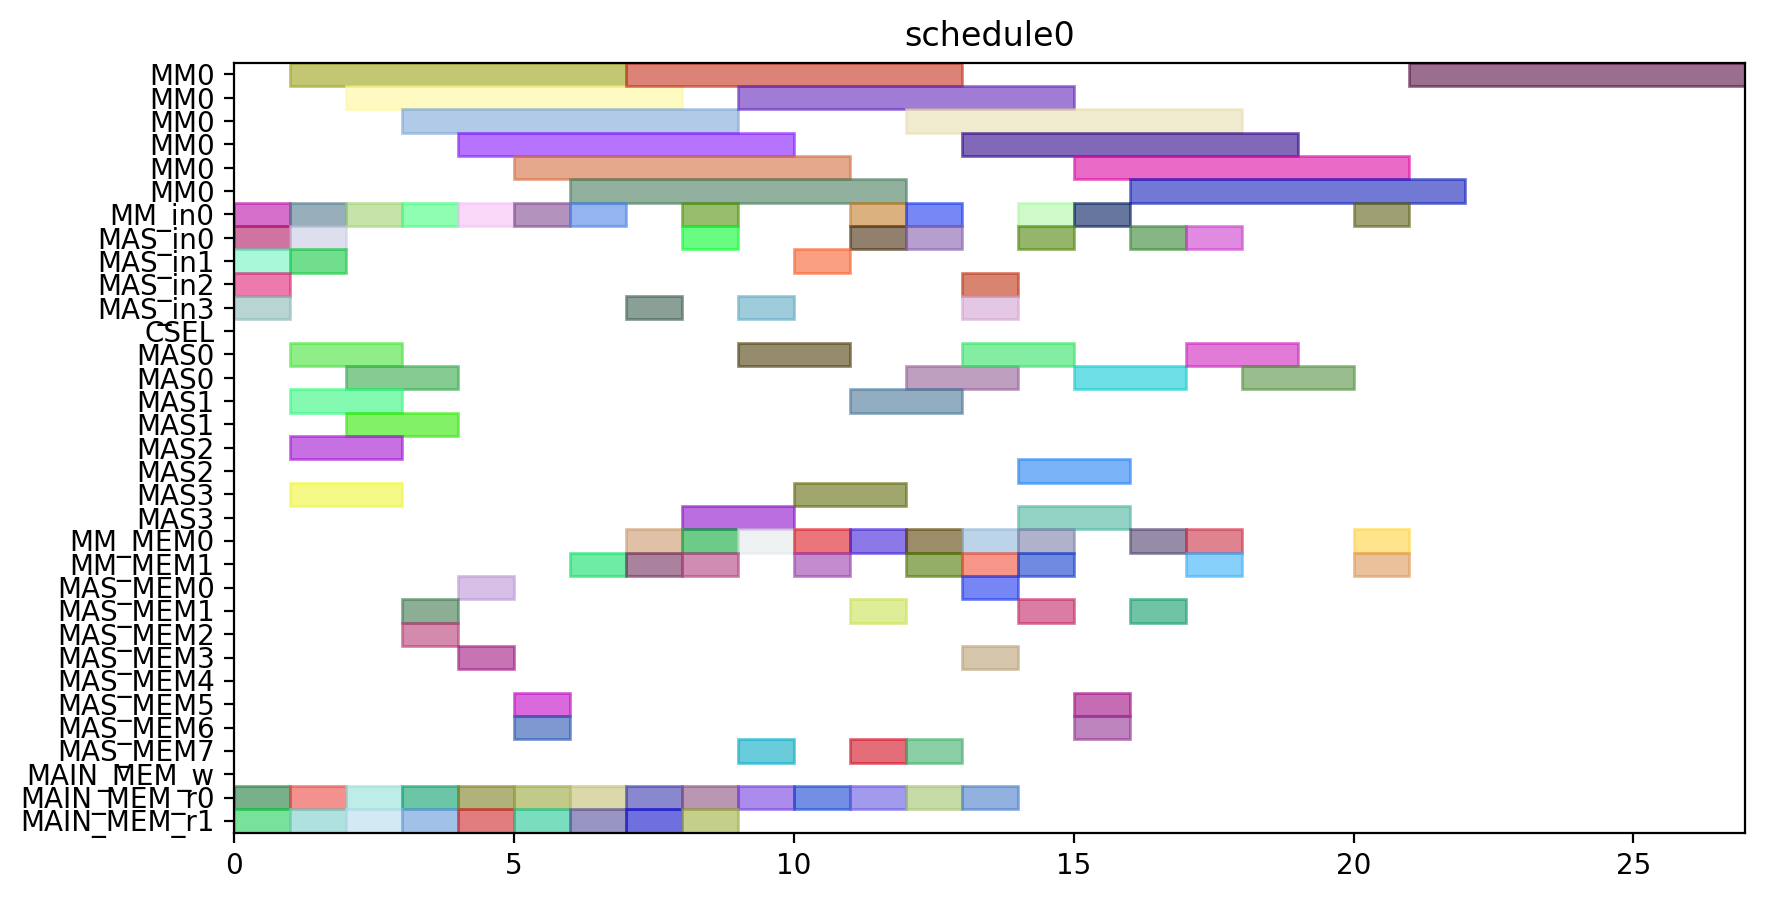

Write the Python code that produced this figure.
from pyschedule import Scenario, solvers, plotters, alt


def solve():
	horizon = 90
	S = Scenario("schedule0", horizon=horizon)

	# resource
	MM = S.Resources('MM', num=1, size=6)
	MM_in = S.Resources('MM_in', num=1)
	MAS_in = S.Resources('MAS_in', num=4)
	CSEL = S.Resource('CSEL')
	MAS = S.Resources('MAS', num=4, size=2, periods=range(1, horizon))
	MM_MEM = S.Resources('MM_MEM', num=2)
	MAS_MEM = S.Resources('MAS_MEM', num=8)
	MAIN_MEM_w = S.Resource('MAIN_MEM_w', size=1)
	MAIN_MEM_r = S.Resources('MAIN_MEM_r', num=2)

	# result of previous scheduling

	# new tasks
	t0 = S.Task('t0', length=6, delay_cost=1)
	t0 += alt(MM)
	t0_in = S.Task('t0_in', length=1, delay_cost=1)
	t0_in += alt(MM_in)
	S += t0_in*MM_in[0]<=t0*MM[0]

	t0_mem0 = S.Task('t0_mem0', length=1, delay_cost=1)
	t0_mem0 += MAIN_MEM_r[0]
	t0_mem1 = S.Task('t0_mem1', length=1, delay_cost=1)
	t0_mem1 += MAIN_MEM_r[1]
	t1 = S.Task('t1', length=6, delay_cost=1)
	t1 += alt(MM)
	t1_in = S.Task('t1_in', length=1, delay_cost=1)
	t1_in += alt(MM_in)
	S += t1_in*MM_in[0]<=t1*MM[0]

	t1_mem0 = S.Task('t1_mem0', length=1, delay_cost=1)
	t1_mem0 += MAIN_MEM_r[0]
	t1_mem1 = S.Task('t1_mem1', length=1, delay_cost=1)
	t1_mem1 += MAIN_MEM_r[1]
	t2 = S.Task('t2', length=6, delay_cost=1)
	t2 += alt(MM)
	t2_in = S.Task('t2_in', length=1, delay_cost=1)
	t2_in += alt(MM_in)
	S += t2_in*MM_in[0]<=t2*MM[0]

	t2_mem0 = S.Task('t2_mem0', length=1, delay_cost=1)
	t2_mem0 += MAIN_MEM_r[0]
	t2_mem1 = S.Task('t2_mem1', length=1, delay_cost=1)
	t2_mem1 += MAIN_MEM_r[1]
	t3 = S.Task('t3', length=2, delay_cost=1)
	t3 += alt(MAS)
	t3_in = S.Task('t3_in', length=1, delay_cost=1)
	t3_in += alt(MAS_in)
	S += t3_in*MAS_in[0]<=t3*MAS[0]

	S += t3_in*MAS_in[1]<=t3*MAS[1]

	S += t3_in*MAS_in[2]<=t3*MAS[2]

	S += t3_in*MAS_in[3]<=t3*MAS[3]

	t3_mem0 = S.Task('t3_mem0', length=1, delay_cost=1)
	t3_mem0 += MAIN_MEM_r[0]
	t3_mem1 = S.Task('t3_mem1', length=1, delay_cost=1)
	t3_mem1 += MAIN_MEM_r[1]
	t4 = S.Task('t4', length=2, delay_cost=1)
	t4 += alt(MAS)
	t4_in = S.Task('t4_in', length=1, delay_cost=1)
	t4_in += alt(MAS_in)
	S += t4_in*MAS_in[0]<=t4*MAS[0]

	S += t4_in*MAS_in[1]<=t4*MAS[1]

	S += t4_in*MAS_in[2]<=t4*MAS[2]

	S += t4_in*MAS_in[3]<=t4*MAS[3]

	t4_mem0 = S.Task('t4_mem0', length=1, delay_cost=1)
	t4_mem0 += MAIN_MEM_r[0]
	t4_mem1 = S.Task('t4_mem1', length=1, delay_cost=1)
	t4_mem1 += MAIN_MEM_r[1]
	t8 = S.Task('t8', length=2, delay_cost=1)
	t8 += alt(MAS)
	t8_in = S.Task('t8_in', length=1, delay_cost=1)
	t8_in += alt(MAS_in)
	S += t8_in*MAS_in[0]<=t8*MAS[0]

	S += t8_in*MAS_in[1]<=t8*MAS[1]

	S += t8_in*MAS_in[2]<=t8*MAS[2]

	S += t8_in*MAS_in[3]<=t8*MAS[3]

	t8_mem0 = S.Task('t8_mem0', length=1, delay_cost=1)
	t8_mem0 += MAIN_MEM_r[0]
	t8_mem1 = S.Task('t8_mem1', length=1, delay_cost=1)
	t8_mem1 += MAIN_MEM_r[1]
	t9 = S.Task('t9', length=2, delay_cost=1)
	t9 += alt(MAS)
	t9_in = S.Task('t9_in', length=1, delay_cost=1)
	t9_in += alt(MAS_in)
	S += t9_in*MAS_in[0]<=t9*MAS[0]

	S += t9_in*MAS_in[1]<=t9*MAS[1]

	S += t9_in*MAS_in[2]<=t9*MAS[2]

	S += t9_in*MAS_in[3]<=t9*MAS[3]

	t9_mem0 = S.Task('t9_mem0', length=1, delay_cost=1)
	t9_mem0 += MAIN_MEM_r[0]
	t9_mem1 = S.Task('t9_mem1', length=1, delay_cost=1)
	t9_mem1 += MAIN_MEM_r[1]
	t13 = S.Task('t13', length=2, delay_cost=1)
	t13 += alt(MAS)
	t13_in = S.Task('t13_in', length=1, delay_cost=1)
	t13_in += alt(MAS_in)
	S += t13_in*MAS_in[0]<=t13*MAS[0]

	S += t13_in*MAS_in[1]<=t13*MAS[1]

	S += t13_in*MAS_in[2]<=t13*MAS[2]

	S += t13_in*MAS_in[3]<=t13*MAS[3]

	t13_mem0 = S.Task('t13_mem0', length=1, delay_cost=1)
	t13_mem0 += MAIN_MEM_r[0]
	t13_mem1 = S.Task('t13_mem1', length=1, delay_cost=1)
	t13_mem1 += MAIN_MEM_r[1]
	t14 = S.Task('t14', length=2, delay_cost=1)
	t14 += alt(MAS)
	t14_in = S.Task('t14_in', length=1, delay_cost=1)
	t14_in += alt(MAS_in)
	S += t14_in*MAS_in[0]<=t14*MAS[0]

	S += t14_in*MAS_in[1]<=t14*MAS[1]

	S += t14_in*MAS_in[2]<=t14*MAS[2]

	S += t14_in*MAS_in[3]<=t14*MAS[3]

	t14_mem0 = S.Task('t14_mem0', length=1, delay_cost=1)
	t14_mem0 += MAIN_MEM_r[0]
	t14_mem1 = S.Task('t14_mem1', length=1, delay_cost=1)
	t14_mem1 += MAIN_MEM_r[1]
	t5 = S.Task('t5', length=6, delay_cost=1)
	t5 += alt(MM)
	t5_in = S.Task('t5_in', length=1, delay_cost=1)
	t5_in += alt(MM_in)
	S += t5_in*MM_in[0]<=t5*MM[0]

	t5_mem0 = S.Task('t5_mem0', length=1, delay_cost=1)
	t5_mem0 += alt(MAS_MEM)
	S += (t3*MAS[0])-1 < t5_mem0*MAS_MEM[0]
	S += (t3*MAS[1])-1 < t5_mem0*MAS_MEM[2]
	S += (t3*MAS[2])-1 < t5_mem0*MAS_MEM[4]
	S += (t3*MAS[3])-1 < t5_mem0*MAS_MEM[6]
	S += t5_mem0 <= t5

	t5_mem1 = S.Task('t5_mem1', length=1, delay_cost=1)
	t5_mem1 += alt(MAS_MEM)
	S += (t4*MAS[0])-1 < t5_mem1*MAS_MEM[1]
	S += (t4*MAS[1])-1 < t5_mem1*MAS_MEM[3]
	S += (t4*MAS[2])-1 < t5_mem1*MAS_MEM[5]
	S += (t4*MAS[3])-1 < t5_mem1*MAS_MEM[7]
	S += t5_mem1 <= t5

	t6 = S.Task('t6', length=2, delay_cost=1)
	t6 += alt(MAS)
	t6_in = S.Task('t6_in', length=1, delay_cost=1)
	t6_in += alt(MAS_in)
	S += t6_in*MAS_in[0]<=t6*MAS[0]

	S += t6_in*MAS_in[1]<=t6*MAS[1]

	S += t6_in*MAS_in[2]<=t6*MAS[2]

	S += t6_in*MAS_in[3]<=t6*MAS[3]

	t6_mem0 = S.Task('t6_mem0', length=1, delay_cost=1)
	t6_mem0 += alt(MM_MEM)
	S += (t0*MM[0])-1 < t6_mem0*MM_MEM[0]
	S += t6_mem0 <= t6

	t6_mem1 = S.Task('t6_mem1', length=1, delay_cost=1)
	t6_mem1 += alt(MM_MEM)
	S += (t1*MM[0])-1 < t6_mem1*MM_MEM[1]
	S += t6_mem1 <= t6

	t10 = S.Task('t10', length=6, delay_cost=1)
	t10 += alt(MM)
	t10_in = S.Task('t10_in', length=1, delay_cost=1)
	t10_in += alt(MM_in)
	S += t10_in*MM_in[0]<=t10*MM[0]

	t10_mem0 = S.Task('t10_mem0', length=1, delay_cost=1)
	t10_mem0 += alt(MAS_MEM)
	S += (t8*MAS[0])-1 < t10_mem0*MAS_MEM[0]
	S += (t8*MAS[1])-1 < t10_mem0*MAS_MEM[2]
	S += (t8*MAS[2])-1 < t10_mem0*MAS_MEM[4]
	S += (t8*MAS[3])-1 < t10_mem0*MAS_MEM[6]
	S += t10_mem0 <= t10

	t10_mem1 = S.Task('t10_mem1', length=1, delay_cost=1)
	t10_mem1 += alt(MAS_MEM)
	S += (t9*MAS[0])-1 < t10_mem1*MAS_MEM[1]
	S += (t9*MAS[1])-1 < t10_mem1*MAS_MEM[3]
	S += (t9*MAS[2])-1 < t10_mem1*MAS_MEM[5]
	S += (t9*MAS[3])-1 < t10_mem1*MAS_MEM[7]
	S += t10_mem1 <= t10

	t11 = S.Task('t11', length=2, delay_cost=1)
	t11 += alt(MAS)
	t11_in = S.Task('t11_in', length=1, delay_cost=1)
	t11_in += alt(MAS_in)
	S += t11_in*MAS_in[0]<=t11*MAS[0]

	S += t11_in*MAS_in[1]<=t11*MAS[1]

	S += t11_in*MAS_in[2]<=t11*MAS[2]

	S += t11_in*MAS_in[3]<=t11*MAS[3]

	t11_mem0 = S.Task('t11_mem0', length=1, delay_cost=1)
	t11_mem0 += alt(MM_MEM)
	S += (t1*MM[0])-1 < t11_mem0*MM_MEM[0]
	S += t11_mem0 <= t11

	t11_mem1 = S.Task('t11_mem1', length=1, delay_cost=1)
	t11_mem1 += alt(MM_MEM)
	S += (t2*MM[0])-1 < t11_mem1*MM_MEM[1]
	S += t11_mem1 <= t11

	t15 = S.Task('t15', length=6, delay_cost=1)
	t15 += alt(MM)
	t15_in = S.Task('t15_in', length=1, delay_cost=1)
	t15_in += alt(MM_in)
	S += t15_in*MM_in[0]<=t15*MM[0]

	t15_mem0 = S.Task('t15_mem0', length=1, delay_cost=1)
	t15_mem0 += alt(MAS_MEM)
	S += (t13*MAS[0])-1 < t15_mem0*MAS_MEM[0]
	S += (t13*MAS[1])-1 < t15_mem0*MAS_MEM[2]
	S += (t13*MAS[2])-1 < t15_mem0*MAS_MEM[4]
	S += (t13*MAS[3])-1 < t15_mem0*MAS_MEM[6]
	S += t15_mem0 <= t15

	t15_mem1 = S.Task('t15_mem1', length=1, delay_cost=1)
	t15_mem1 += alt(MAS_MEM)
	S += (t14*MAS[0])-1 < t15_mem1*MAS_MEM[1]
	S += (t14*MAS[1])-1 < t15_mem1*MAS_MEM[3]
	S += (t14*MAS[2])-1 < t15_mem1*MAS_MEM[5]
	S += (t14*MAS[3])-1 < t15_mem1*MAS_MEM[7]
	S += t15_mem1 <= t15

	t16 = S.Task('t16', length=2, delay_cost=1)
	t16 += alt(MAS)
	t16_in = S.Task('t16_in', length=1, delay_cost=1)
	t16_in += alt(MAS_in)
	S += t16_in*MAS_in[0]<=t16*MAS[0]

	S += t16_in*MAS_in[1]<=t16*MAS[1]

	S += t16_in*MAS_in[2]<=t16*MAS[2]

	S += t16_in*MAS_in[3]<=t16*MAS[3]

	t16_mem0 = S.Task('t16_mem0', length=1, delay_cost=1)
	t16_mem0 += alt(MM_MEM)
	S += (t0*MM[0])-1 < t16_mem0*MM_MEM[0]
	S += t16_mem0 <= t16

	t16_mem1 = S.Task('t16_mem1', length=1, delay_cost=1)
	t16_mem1 += alt(MM_MEM)
	S += (t2*MM[0])-1 < t16_mem1*MM_MEM[1]
	S += t16_mem1 <= t16

	t19 = S.Task('t19', length=6, delay_cost=1)
	t19 += alt(MM)
	t19_in = S.Task('t19_in', length=1, delay_cost=1)
	t19_in += alt(MM_in)
	S += t19_in*MM_in[0]<=t19*MM[0]

	t19_mem0 = S.Task('t19_mem0', length=1, delay_cost=1)
	t19_mem0 += MAIN_MEM_r[0]
	t19_mem1 = S.Task('t19_mem1', length=1, delay_cost=1)
	t19_mem1 += alt(MM_MEM)
	S += (t2*MM[0])-1 < t19_mem1*MM_MEM[1]
	S += t19_mem1 <= t19

	t24 = S.Task('t24', length=2, delay_cost=1)
	t24 += alt(MAS)
	t24_in = S.Task('t24_in', length=1, delay_cost=1)
	t24_in += alt(MAS_in)
	S += t24_in*MAS_in[0]<=t24*MAS[0]

	S += t24_in*MAS_in[1]<=t24*MAS[1]

	S += t24_in*MAS_in[2]<=t24*MAS[2]

	S += t24_in*MAS_in[3]<=t24*MAS[3]

	t24_mem0 = S.Task('t24_mem0', length=1, delay_cost=1)
	t24_mem0 += alt(MM_MEM)
	S += (t0*MM[0])-1 < t24_mem0*MM_MEM[0]
	S += t24_mem0 <= t24

	t26 = S.Task('t26', length=6, delay_cost=1)
	t26 += alt(MM)
	t26_in = S.Task('t26_in', length=1, delay_cost=1)
	t26_in += alt(MM_in)
	S += t26_in*MM_in[0]<=t26*MM[0]

	t26_mem0 = S.Task('t26_mem0', length=1, delay_cost=1)
	t26_mem0 += MAIN_MEM_r[0]
	t26_mem1 = S.Task('t26_mem1', length=1, delay_cost=1)
	t26_mem1 += alt(MM_MEM)
	S += (t2*MM[0])-1 < t26_mem1*MM_MEM[1]
	S += t26_mem1 <= t26

	t7 = S.Task('t7', length=2, delay_cost=1)
	t7 += alt(MAS)
	t7_in = S.Task('t7_in', length=1, delay_cost=1)
	t7_in += alt(MAS_in)
	S += t7_in*MAS_in[0]<=t7*MAS[0]

	S += t7_in*MAS_in[1]<=t7*MAS[1]

	S += t7_in*MAS_in[2]<=t7*MAS[2]

	S += t7_in*MAS_in[3]<=t7*MAS[3]

	t7_mem0 = S.Task('t7_mem0', length=1, delay_cost=1)
	t7_mem0 += alt(MM_MEM)
	S += (t5*MM[0])-1 < t7_mem0*MM_MEM[0]
	S += t7_mem0 <= t7

	t7_mem1 = S.Task('t7_mem1', length=1, delay_cost=1)
	t7_mem1 += alt(MAS_MEM)
	S += (t6*MAS[0])-1 < t7_mem1*MAS_MEM[1]
	S += (t6*MAS[1])-1 < t7_mem1*MAS_MEM[3]
	S += (t6*MAS[2])-1 < t7_mem1*MAS_MEM[5]
	S += (t6*MAS[3])-1 < t7_mem1*MAS_MEM[7]
	S += t7_mem1 <= t7

	t12 = S.Task('t12', length=2, delay_cost=1)
	t12 += alt(MAS)
	t12_in = S.Task('t12_in', length=1, delay_cost=1)
	t12_in += alt(MAS_in)
	S += t12_in*MAS_in[0]<=t12*MAS[0]

	S += t12_in*MAS_in[1]<=t12*MAS[1]

	S += t12_in*MAS_in[2]<=t12*MAS[2]

	S += t12_in*MAS_in[3]<=t12*MAS[3]

	t12_mem0 = S.Task('t12_mem0', length=1, delay_cost=1)
	t12_mem0 += alt(MM_MEM)
	S += (t10*MM[0])-1 < t12_mem0*MM_MEM[0]
	S += t12_mem0 <= t12

	t12_mem1 = S.Task('t12_mem1', length=1, delay_cost=1)
	t12_mem1 += alt(MAS_MEM)
	S += (t11*MAS[0])-1 < t12_mem1*MAS_MEM[1]
	S += (t11*MAS[1])-1 < t12_mem1*MAS_MEM[3]
	S += (t11*MAS[2])-1 < t12_mem1*MAS_MEM[5]
	S += (t11*MAS[3])-1 < t12_mem1*MAS_MEM[7]
	S += t12_mem1 <= t12

	t17 = S.Task('t17', length=2, delay_cost=1)
	t17 += alt(MAS)
	t17_in = S.Task('t17_in', length=1, delay_cost=1)
	t17_in += alt(MAS_in)
	S += t17_in*MAS_in[0]<=t17*MAS[0]

	S += t17_in*MAS_in[1]<=t17*MAS[1]

	S += t17_in*MAS_in[2]<=t17*MAS[2]

	S += t17_in*MAS_in[3]<=t17*MAS[3]

	t17_mem0 = S.Task('t17_mem0', length=1, delay_cost=1)
	t17_mem0 += alt(MM_MEM)
	S += (t15*MM[0])-1 < t17_mem0*MM_MEM[0]
	S += t17_mem0 <= t17

	t17_mem1 = S.Task('t17_mem1', length=1, delay_cost=1)
	t17_mem1 += alt(MAS_MEM)
	S += (t16*MAS[0])-1 < t17_mem1*MAS_MEM[1]
	S += (t16*MAS[1])-1 < t17_mem1*MAS_MEM[3]
	S += (t16*MAS[2])-1 < t17_mem1*MAS_MEM[5]
	S += (t16*MAS[3])-1 < t17_mem1*MAS_MEM[7]
	S += t17_mem1 <= t17

	t25 = S.Task('t25', length=2, delay_cost=1)
	t25 += alt(MAS)
	t25_in = S.Task('t25_in', length=1, delay_cost=1)
	t25_in += alt(MAS_in)
	S += t25_in*MAS_in[0]<=t25*MAS[0]

	S += t25_in*MAS_in[1]<=t25*MAS[1]

	S += t25_in*MAS_in[2]<=t25*MAS[2]

	S += t25_in*MAS_in[3]<=t25*MAS[3]

	t25_mem0 = S.Task('t25_mem0', length=1, delay_cost=1)
	t25_mem0 += alt(MM_MEM)
	S += (t0*MM[0])-1 < t25_mem0*MM_MEM[0]
	S += t25_mem0 <= t25

	t25_mem1 = S.Task('t25_mem1', length=1, delay_cost=1)
	t25_mem1 += alt(MAS_MEM)
	S += (t24*MAS[0])-1 < t25_mem1*MAS_MEM[1]
	S += (t24*MAS[1])-1 < t25_mem1*MAS_MEM[3]
	S += (t24*MAS[2])-1 < t25_mem1*MAS_MEM[5]
	S += (t24*MAS[3])-1 < t25_mem1*MAS_MEM[7]
	S += t25_mem1 <= t25

	t29 = S.Task('t29', length=2, delay_cost=1)
	t29 += alt(MAS)
	t29_in = S.Task('t29_in', length=1, delay_cost=1)
	t29_in += alt(MAS_in)
	S += t29_in*MAS_in[0]<=t29*MAS[0]

	S += t29_in*MAS_in[1]<=t29*MAS[1]

	S += t29_in*MAS_in[2]<=t29*MAS[2]

	S += t29_in*MAS_in[3]<=t29*MAS[3]

	t29_mem0 = S.Task('t29_mem0', length=1, delay_cost=1)
	t29_mem0 += alt(MM_MEM)
	S += (t0*MM[0])-1 < t29_mem0*MM_MEM[0]
	S += t29_mem0 <= t29

	t29_mem1 = S.Task('t29_mem1', length=1, delay_cost=1)
	t29_mem1 += alt(MM_MEM)
	S += (t26*MM[0])-1 < t29_mem1*MM_MEM[1]
	S += t29_mem1 <= t29

	t18 = S.Task('t18', length=6, delay_cost=1)
	t18 += alt(MM)
	t18_in = S.Task('t18_in', length=1, delay_cost=1)
	t18_in += alt(MM_in)
	S += t18_in*MM_in[0]<=t18*MM[0]

	t18_mem0 = S.Task('t18_mem0', length=1, delay_cost=1)
	t18_mem0 += MAIN_MEM_r[0]
	t18_mem1 = S.Task('t18_mem1', length=1, delay_cost=1)
	t18_mem1 += alt(MAS_MEM)
	S += (t12*MAS[0])-1 < t18_mem1*MAS_MEM[1]
	S += (t12*MAS[1])-1 < t18_mem1*MAS_MEM[3]
	S += (t12*MAS[2])-1 < t18_mem1*MAS_MEM[5]
	S += (t12*MAS[3])-1 < t18_mem1*MAS_MEM[7]
	S += t18_mem1 <= t18

	t27 = S.Task('t27', length=6, delay_cost=1)
	t27 += alt(MM)
	t27_in = S.Task('t27_in', length=1, delay_cost=1)
	t27_in += alt(MM_in)
	S += t27_in*MM_in[0]<=t27*MM[0]

	t27_mem0 = S.Task('t27_mem0', length=1, delay_cost=1)
	t27_mem0 += MAIN_MEM_r[0]
	t27_mem1 = S.Task('t27_mem1', length=1, delay_cost=1)
	t27_mem1 += alt(MAS_MEM)
	S += (t12*MAS[0])-1 < t27_mem1*MAS_MEM[1]
	S += (t12*MAS[1])-1 < t27_mem1*MAS_MEM[3]
	S += (t12*MAS[2])-1 < t27_mem1*MAS_MEM[5]
	S += (t12*MAS[3])-1 < t27_mem1*MAS_MEM[7]
	S += t27_mem1 <= t27

	t28 = S.Task('t28', length=2, delay_cost=1)
	t28 += alt(MAS)
	t28_in = S.Task('t28_in', length=1, delay_cost=1)
	t28_in += alt(MAS_in)
	S += t28_in*MAS_in[0]<=t28*MAS[0]

	S += t28_in*MAS_in[1]<=t28*MAS[1]

	S += t28_in*MAS_in[2]<=t28*MAS[2]

	S += t28_in*MAS_in[3]<=t28*MAS[3]

	t28_mem0 = S.Task('t28_mem0', length=1, delay_cost=1)
	t28_mem0 += alt(MAS_MEM)
	S += (t25*MAS[0])-1 < t28_mem0*MAS_MEM[0]
	S += (t25*MAS[1])-1 < t28_mem0*MAS_MEM[2]
	S += (t25*MAS[2])-1 < t28_mem0*MAS_MEM[4]
	S += (t25*MAS[3])-1 < t28_mem0*MAS_MEM[6]
	S += t28_mem0 <= t28

	t28_mem1 = S.Task('t28_mem1', length=1, delay_cost=1)
	t28_mem1 += alt(MM_MEM)
	S += (t26*MM[0])-1 < t28_mem1*MM_MEM[1]
	S += t28_mem1 <= t28

	t30 = S.Task('t30', length=6, delay_cost=1)
	t30 += alt(MM)
	t30_in = S.Task('t30_in', length=1, delay_cost=1)
	t30_in += alt(MM_in)
	S += t30_in*MM_in[0]<=t30*MM[0]

	t30_mem0 = S.Task('t30_mem0', length=1, delay_cost=1)
	t30_mem0 += MAIN_MEM_r[0]
	t30_mem1 = S.Task('t30_mem1', length=1, delay_cost=1)
	t30_mem1 += alt(MAS_MEM)
	S += (t29*MAS[0])-1 < t30_mem1*MAS_MEM[1]
	S += (t29*MAS[1])-1 < t30_mem1*MAS_MEM[3]
	S += (t29*MAS[2])-1 < t30_mem1*MAS_MEM[5]
	S += (t29*MAS[3])-1 < t30_mem1*MAS_MEM[7]
	S += t30_mem1 <= t30

	t20 = S.Task('t20', length=2, delay_cost=1)
	t20 += alt(MAS)
	t20_in = S.Task('t20_in', length=1, delay_cost=1)
	t20_in += alt(MAS_in)
	S += t20_in*MAS_in[0]<=t20*MAS[0]

	S += t20_in*MAS_in[1]<=t20*MAS[1]

	S += t20_in*MAS_in[2]<=t20*MAS[2]

	S += t20_in*MAS_in[3]<=t20*MAS[3]

	t20_mem0 = S.Task('t20_mem0', length=1, delay_cost=1)
	t20_mem0 += alt(MM_MEM)
	S += (t19*MM[0])-1 < t20_mem0*MM_MEM[0]
	S += t20_mem0 <= t20

	t20_mem1 = S.Task('t20_mem1', length=1, delay_cost=1)
	t20_mem1 += alt(MM_MEM)
	S += (t18*MM[0])-1 < t20_mem1*MM_MEM[1]
	S += t20_mem1 <= t20

	t31 = S.Task('t31', length=6, delay_cost=1)
	t31 += alt(MM)
	t31_in = S.Task('t31_in', length=1, delay_cost=1)
	t31_in += alt(MM_in)
	S += t31_in*MM_in[0]<=t31*MM[0]

	t31_mem0 = S.Task('t31_mem0', length=1, delay_cost=1)
	t31_mem0 += alt(MM_MEM)
	S += (t27*MM[0])-1 < t31_mem0*MM_MEM[0]
	S += t31_mem0 <= t31

	t31_mem1 = S.Task('t31_mem1', length=1, delay_cost=1)
	t31_mem1 += alt(MM_MEM)
	S += (t30*MM[0])-1 < t31_mem1*MM_MEM[1]
	S += t31_mem1 <= t31

	t35 = S.Task('t35', length=6, delay_cost=1)
	t35 += alt(MM)
	t35_in = S.Task('t35_in', length=1, delay_cost=1)
	t35_in += alt(MM_in)
	S += t35_in*MM_in[0]<=t35*MM[0]

	t35_mem0 = S.Task('t35_mem0', length=1, delay_cost=1)
	t35_mem0 += alt(MAS_MEM)
	S += (t7*MAS[0])-1 < t35_mem0*MAS_MEM[0]
	S += (t7*MAS[1])-1 < t35_mem0*MAS_MEM[2]
	S += (t7*MAS[2])-1 < t35_mem0*MAS_MEM[4]
	S += (t7*MAS[3])-1 < t35_mem0*MAS_MEM[6]
	S += t35_mem0 <= t35

	t35_mem1 = S.Task('t35_mem1', length=1, delay_cost=1)
	t35_mem1 += alt(MAS_MEM)
	S += (t28*MAS[0])-1 < t35_mem1*MAS_MEM[1]
	S += (t28*MAS[1])-1 < t35_mem1*MAS_MEM[3]
	S += (t28*MAS[2])-1 < t35_mem1*MAS_MEM[5]
	S += (t28*MAS[3])-1 < t35_mem1*MAS_MEM[7]
	S += t35_mem1 <= t35

	solvers.mip.solve(S,msg=1,kind='CPLEX',ratio_gap=1.01)

	solution = [['hoge']*len(S.solution()[1]) for i in range(len(S.solution()))]
	for i in range(len(S.solution())):
		for j in range(len(S.solution()[i])):
			solution[i][j]=str(S.solution()[i][j])
	print(solution)

	cycles = int(solution[-1][3])

	pic_file_name = "/home/mfukuda/ABE/multiRAM_multiMAS_16mux/scheduling_result/stage6MM1_stage2MAS4/EP_ADD_A_ANY/schedule0.png"
	if(S.solution() != []):
		plotters.matplotlib.plot(S,img_filename=pic_file_name, show_task_labels=False, fig_size=(cycles*0.25+3, 5))

	return solution
